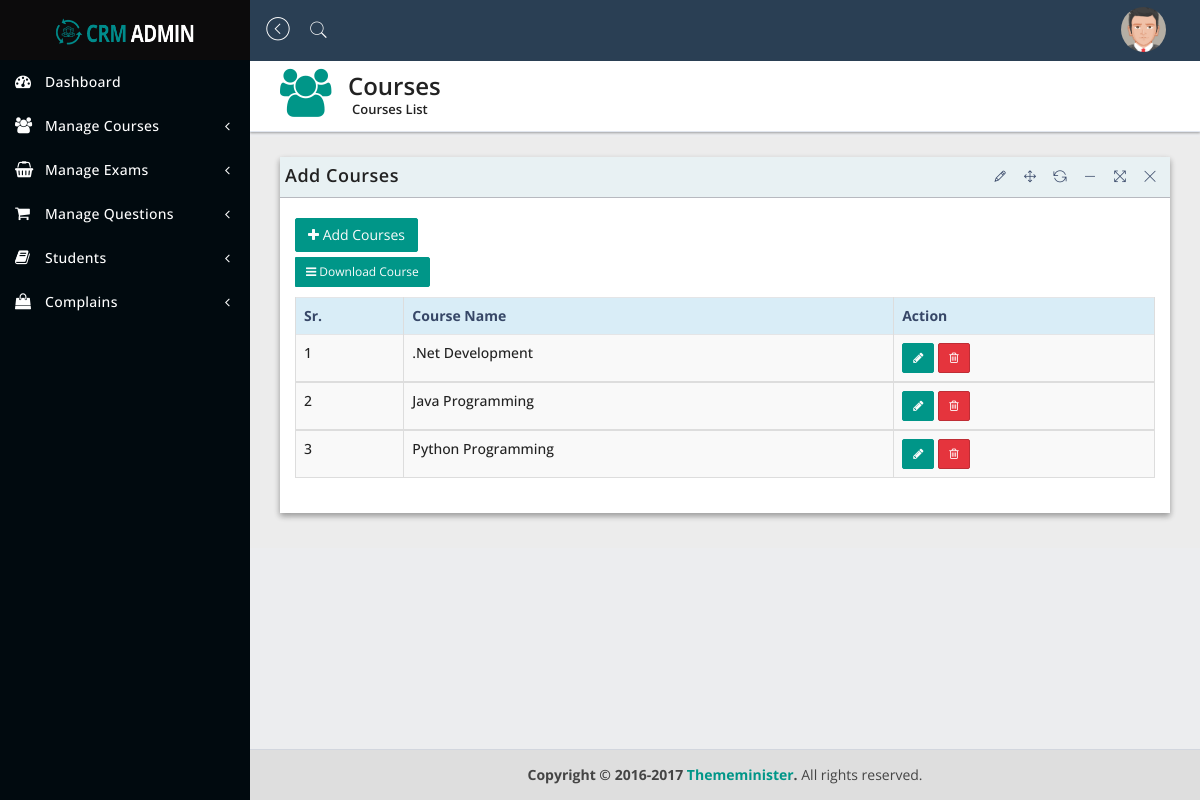
The page /view_course.php (signed in) on the database as committed earlier.
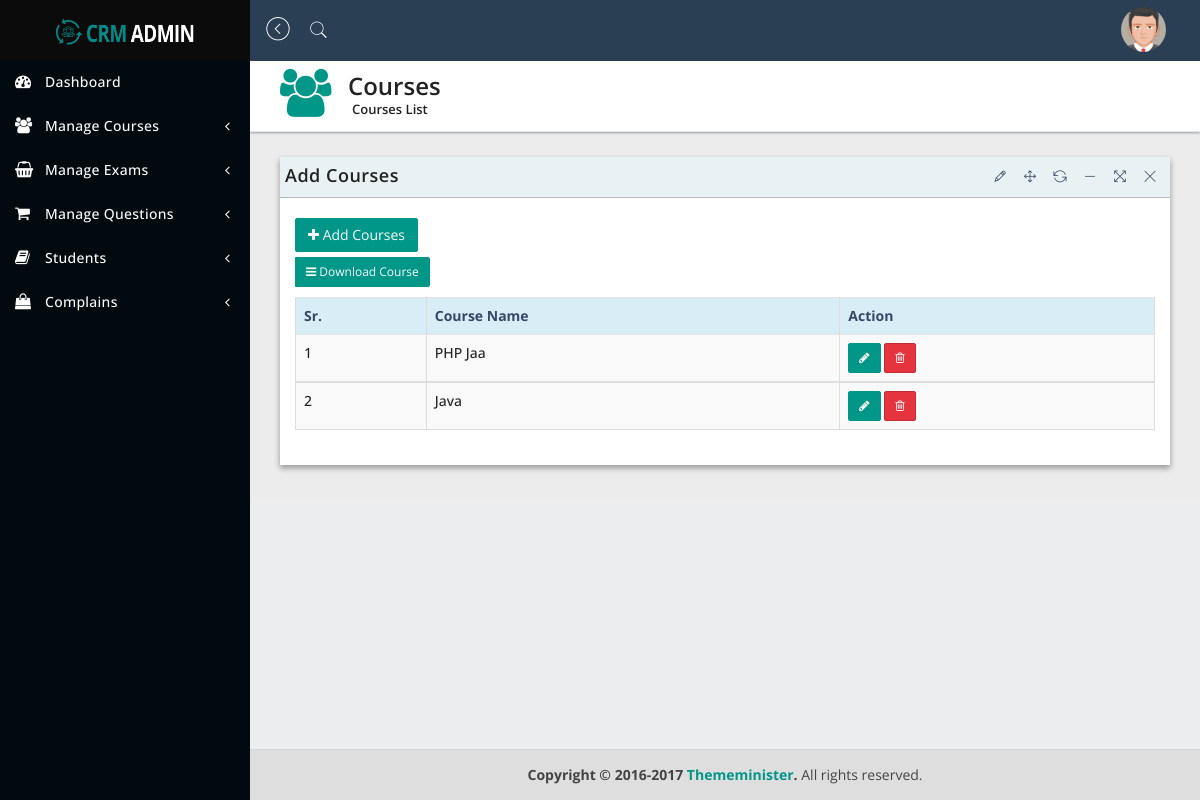
The same page on the database as committed later.
### tables this page shows
CREATE TABLE `add_course` (
  `id` int(10) NOT NULL,
  `cname` varchar(250) NOT NULL
);

### view_course.php (the view, shortened to what this page needs)
<?php
include('includes/header.php');
include('includes/sidebar.php');
include('includes/connection.php');
$sel = "SELECT * FROM add_course";
$query = mysqli_query($db,$sel);
?>
   <div class="content-wrapper">
      <section class="content-header">
         <div class="header-icon">
            <i class="fa fa-users"></i>
         </div>
         <div class="header-title">
            <h1>Courses</h1>
            <small>Courses List</small>
         </div>
      </section>
      <section class="content">
         <div class="row">
            <div class="col-sm-12">
               <div class="panel panel-bd lobidrag">
                  <div class="panel-heading">
                     <div class="btn-group" id="buttonexport">
                        <a href="#">
                           <h4>Add Courses</h4>
                        </a>
                     </div>
                  </div>
                  <div class="panel-body">
                     <div class="btn-group">
                        <div class="buttonexport" id="buttonlist">
                           <a class="btn btn-add" href="add_course.php"> <i class="fa fa-plus"></i> Add Courses
                           </a>
                        </div>
                        <button class="btn btn-exp btn-sm dropdown-toggle" data-toggle="dropdown"><i class="fa fa-bars">&nbsp;</i>Download Course</button>
                        <br><br>
                     </div>
                     <div class="table-responsive">
                        <table id="dataTableExample1" class="table table-bordered table-striped table-hover">
                           <thead>
                              <tr class="info">
                                 <th>Sr.</th>
                                 <th>Course Name</th>
                                 <th>Action</th>
                              </tr>
                           </thead>
                                 <?php
                                 $sr = 1;
                                 while($row = mysqli_fetch_array($query,MYSQLI_BOTH))
                                 {
                                 ?>
                           <tbody>
                              <tr>
                                 <td><?php echo $sr++;?></td>
                                 <td><?php echo $row['cname']; ?></td>
                                 <td>
                                    <button type="button" class="btn btn-add btn-sm" data-toggle="modal" data-target="#<?php echo $row['id']; ?>"><i class="fa fa-pencil"></i></button>
                                    <button type="button" class="btn btn-danger btn-sm" data-toggle="modal" data-target="#customer2<?php echo $row['id']; ?>"><i class="fa fa-trash-o"></i> </button>
                                 </td>
                              </tr>
                                 <?php
                                 }
                                 ?>
                           </tbody>
                        </table>
                     </div>
                  </div>
               </div>
            </div>
         </div>
      </section>
   </div>
   <?php include('includes/footer.php'); ?>

Rows that differ between the two databases and show on the page:
removed add_course: cname ".Net Development"
removed add_course: cname "Java Programming"
removed add_course: cname "Python Programming"
added add_course: cname "PHP Jaa"
added add_course: cname "Java"
